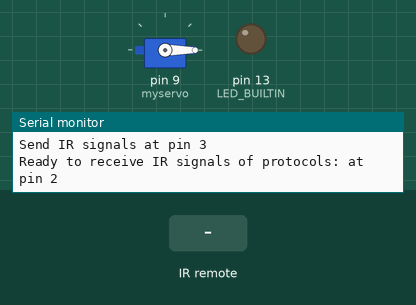
Recording of a sketch running on a simulated Arduino Uno, built with avr-gcc and run on an emulated ATmega328P. Shown: servo, output pins drawn as LEDs (lit = HIGH), the last lines printed to the serial monitor. The test bench sets the inputs (shaded band).

Above: at 4.2 s.
4.3 s: infrared code 0x01 received
At 5.3 s:
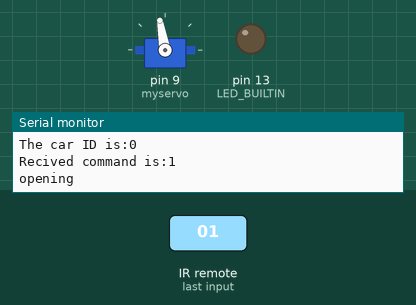
Timing chart, 0 to 10.8 s (numbered marks = the images above; inputs shaded):
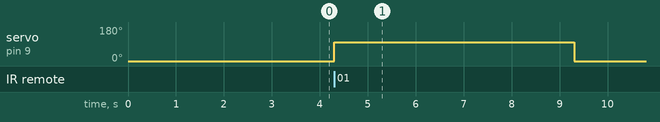

Measured:
- after the input at 4.3 s, servo on pin 9 (myservo): 0° → 100° at once, → 0° 5.0 s later

The sketch:

BomstasjonArduino.ino
```cpp
/*
* Program to send IR out IR command that it is a toll station
* and open the gate when it recives a command to open from the car
*/
#define DECODE_NEC  // We want to decode NEC protocol

// Pins for IR receiver and transmitter
#define IR_RECEIVE_PIN      2
#define IR_SEND_PIN         3

#include <IRremote.hpp>

#include <Servo.h>

Servo myservo;  // create servo object to control a servo

bool open = false;          // variable to store the gate state
unsigned long timeOpned;    // variable to store the time the gate was opened
#define OPEN_TIME 5000      // Time the gate is open

#define DEVICE_ID 200 // ID of the device, used to identify the sender

#define COMMAND_IDENTIFY 0xF0    // Command for telling the robot to identify itself
#define COMMAND_TOL_STATION 0xF1 // Command for telling the robot it's at a tol station

#define COMMAND_OPEN 0x01   // Command for telling the tol station to open the gate

#define SEND_INTERVAL 500 // Time between transmissions

bool awaitingAnswer = false;
unsigned long lastTransmission = 0;

void setup() {
  pinMode(LED_BUILTIN, OUTPUT);
  myservo.attach(9);  // attaches the servo on pin 9 to the servo object
  myservo.write(0); // close the gate

  Serial.begin(9600);
  delay(3000);

  // Just to know which program is running on my Arduino
  Serial.println(F("START " __FILE__ " from " __DATE__ "\r\nUsing library version " VERSION_IRREMOTE));
  Serial.print(F("Send IR signals at pin "));
  Serial.println(IR_SEND_PIN);
  Serial.print(F("Ready to receive IR signals of protocols: "));
  printActiveIRProtocols(&Serial);
  Serial.print(F("at pin "));
  Serial.println(IR_RECEIVE_PIN);

  // Start the IR receiver and sender
  IrReceiver.begin(IR_RECEIVE_PIN);
  IrSender.begin(DISABLE_LED_FEEDBACK);
}

void loop() {
  unsigned long timeNow = millis();
  if (timeNow - lastTransmission > SEND_INTERVAL) {     // Send IR signal every SEND_INTERVAL
    IrSender.sendNEC(DEVICE_ID, COMMAND_TOL_STATION, 0);
    lastTransmission = timeNow;
    awaitingAnswer = true;
  }
    if (IrReceiver.decode()) {  // If a new code is received from the IR receiver

      //IrReceiver.printIRResultShort(&Serial); // Print a short summary of received data


      if (IrReceiver.decodedIRData.protocol == UNKNOWN) {
        Serial.println(F("Received noise or an unknown (or not yet enabled) protocol"));
        // We have an unknown protocol here, print more info
        IrReceiver.printIRResultRawFormatted(&Serial, true);
      }
      Serial.println();
      IrReceiver.resume();  // Enable receiving of the next value

      if (awaitingAnswer && IrReceiver.decodedIRData.address != DEVICE_ID) { // If we are waiting for an answer and the answer is not from ourself
        Serial.println("Got answer");
        Serial.print("The car ID is:");
        Serial.println(IrReceiver.decodedIRData.address);

        Serial.print("Recived command is:");
        Serial.println(IrReceiver.decodedIRData.command);
        awaitingAnswer = false;
        if (IrReceiver.decodedIRData.command == COMMAND_OPEN) { // If the command is to open the gate
          Serial.print("opening");
          myservo.write(100);
          open = true;
          timeOpned = millis();
        }
      }
    }
    if(millis() - timeOpned > OPEN_TIME && open == true){ // If the gate has been open for OPEN_TIME
      Serial.println("closing");
      myservo.write(0);
      open = false;

    }
}
```
